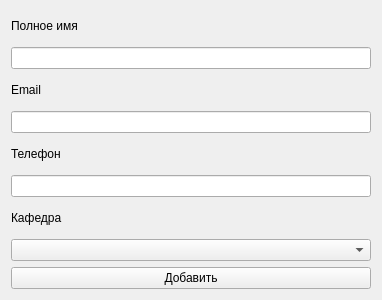
<?xml version="1.0" encoding="UTF-8"?>
<ui version="4.0">
 <class>students_insert</class>
 <widget class="QWidget" name="students_insert">
  <property name="geometry">
   <rect>
    <x>0</x>
    <y>0</y>
    <width>382</width>
    <height>300</height>
   </rect>
  </property>
  <property name="windowTitle">
   <string>Form</string>
  </property>
  <layout class="QGridLayout" name="gridLayout">
   <item row="0" column="0">
    <widget class="QLabel" name="label_2">
     <property name="text">
      <string>Полное имя</string>
     </property>
    </widget>
   </item>
   <item row="1" column="0">
    <widget class="QLineEdit" name="NameInput">
     <property name="focusPolicy">
      <enum>Qt::ClickFocus</enum>
     </property>
    </widget>
   </item>
   <item row="2" column="0">
    <widget class="QLabel" name="label">
     <property name="text">
      <string>Email</string>
     </property>
    </widget>
   </item>
   <item row="3" column="0">
    <widget class="QLineEdit" name="EmailInput">
     <property name="focusPolicy">
      <enum>Qt::ClickFocus</enum>
     </property>
     <property name="inputMethodHints">
      <set>Qt::ImhEmailCharactersOnly</set>
     </property>
    </widget>
   </item>
   <item row="4" column="0">
    <widget class="QLabel" name="label_3">
     <property name="text">
      <string>Телефон</string>
     </property>
    </widget>
   </item>
   <item row="5" column="0">
    <widget class="QLineEdit" name="PhoneInput">
     <property name="focusPolicy">
      <enum>Qt::ClickFocus</enum>
     </property>
    </widget>
   </item>
   <item row="6" column="0">
    <widget class="QLabel" name="label_4">
     <property name="text">
      <string>Кафедра</string>
     </property>
    </widget>
   </item>
   <item row="7" column="0">
    <widget class="QComboBox" name="comboBox"/>
   </item>
   <item row="8" column="0">
    <widget class="QPushButton" name="InsertSubmit">
     <property name="sizePolicy">
      <sizepolicy hsizetype="Expanding" vsizetype="Fixed">
       <horstretch>0</horstretch>
       <verstretch>0</verstretch>
      </sizepolicy>
     </property>
     <property name="maximumSize">
      <size>
       <width>16777215</width>
       <height>16777215</height>
      </size>
     </property>
     <property name="sizeIncrement">
      <size>
       <width>0</width>
       <height>0</height>
      </size>
     </property>
     <property name="baseSize">
      <size>
       <width>0</width>
       <height>0</height>
      </size>
     </property>
     <property name="layoutDirection">
      <enum>Qt::LeftToRight</enum>
     </property>
     <property name="styleSheet">
      <string notr="true"/>
     </property>
     <property name="text">
      <string>Добавить</string>
     </property>
     <property name="autoRepeatInterval">
      <number>100</number>
     </property>
     <property name="autoDefault">
      <bool>false</bool>
     </property>
    </widget>
   </item>
  </layout>
 </widget>
 <resources/>
 <connections/>
</ui>
